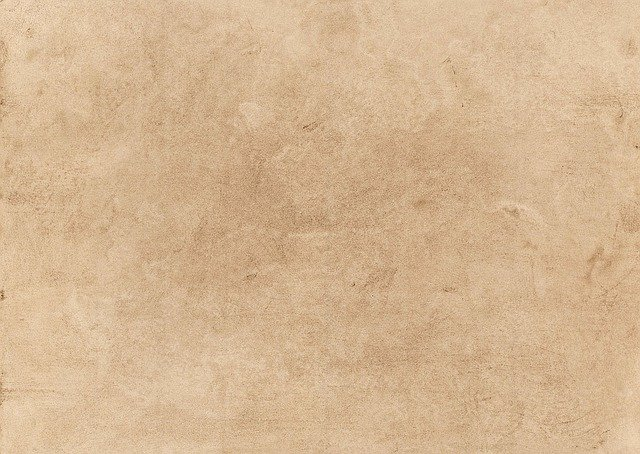
#> input picture cardWithBackground/paper.jpg, 640 x 454 px
$ python cardWithBackground.py   (older library calls are emulated)
#> lines starting #> are read from the running program, lines starting #| are printed output that depends on the picture
import openpyxl, os
from PIL import Image, ImageDraw, ImageFont
from openpyxl.utils.cell import get_column_letter

def resizeImage(image, modifiedWidth, transparency):
    '''Changes proportions of the image. First argument: image file, second argument: wanted width, third argument: wanted transparency of background image. '''
#> called with image = 'paper.jpg', modifiedWidth = 220, transparency = 150
    #opening given image
    backgroundIm = Image.open(image)
#> backgroundIm is the input picture: PIL image 640x454 RGB; mean R, G, B 212.5, 181.7, 146.2
    width, height = backgroundIm.size
#> width = 640; height = 454
    #changing widh to given width, changing height proportionally to given width
    height = int((modifiedWidth / width) * height)
#> height = 156
    width = modifiedWidth
    #resizing and saving image
    resizedBackgroundIm = backgroundIm.resize((width, height))
    resizedBackgroundIm.putalpha(transparency)
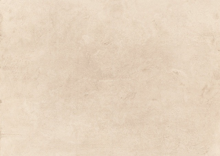
#> resizedBackgroundIm: PIL image 220x156 RGBA; mean R, G, B, A 212.5, 181.7, 146.2, 150; transparent parts drawn white
    return resizedBackgroundIm

def excelToList(excelFile):
    '''Saves text from excel sheet into list of lists'''
    #opens excel sheet
#> (the run stopped early here; a loop or call above may not have finished)
